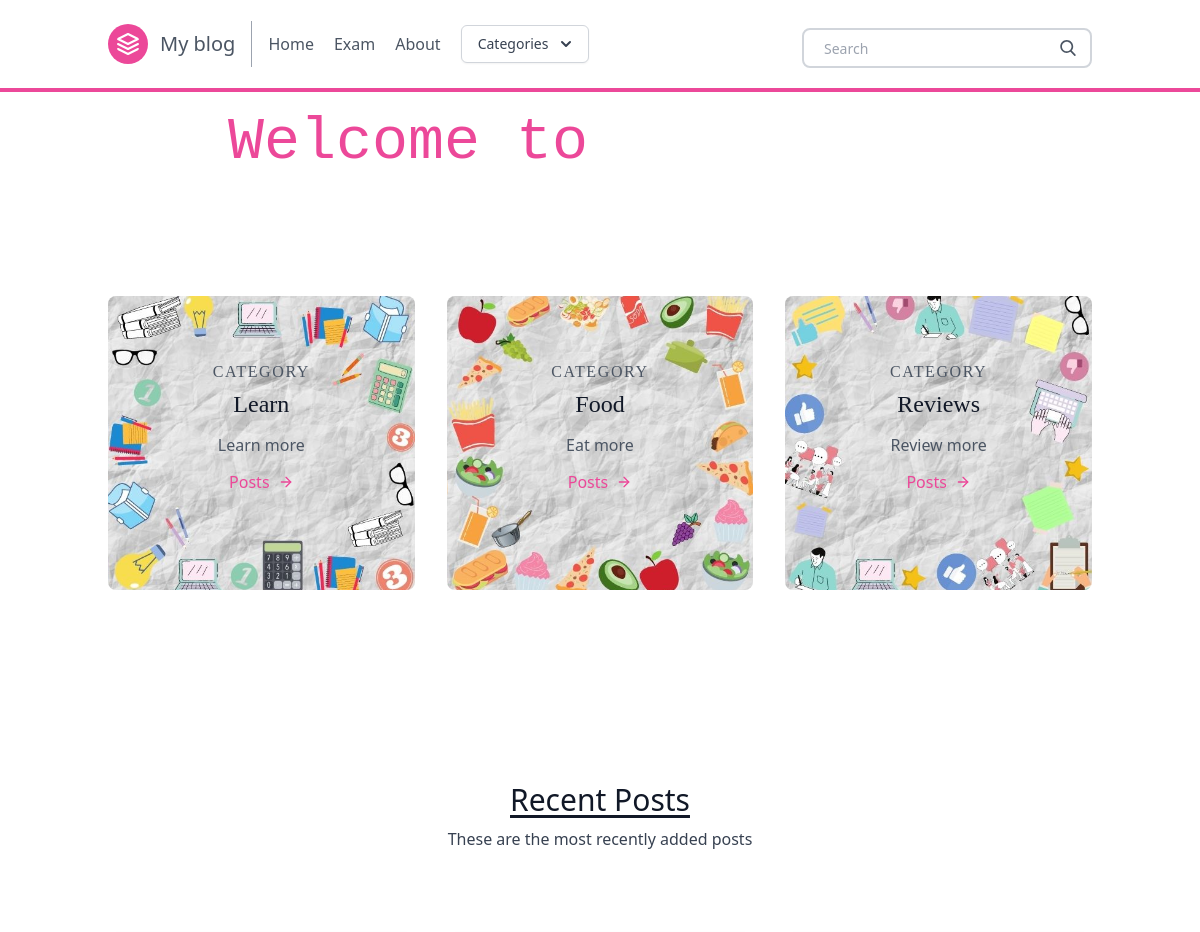
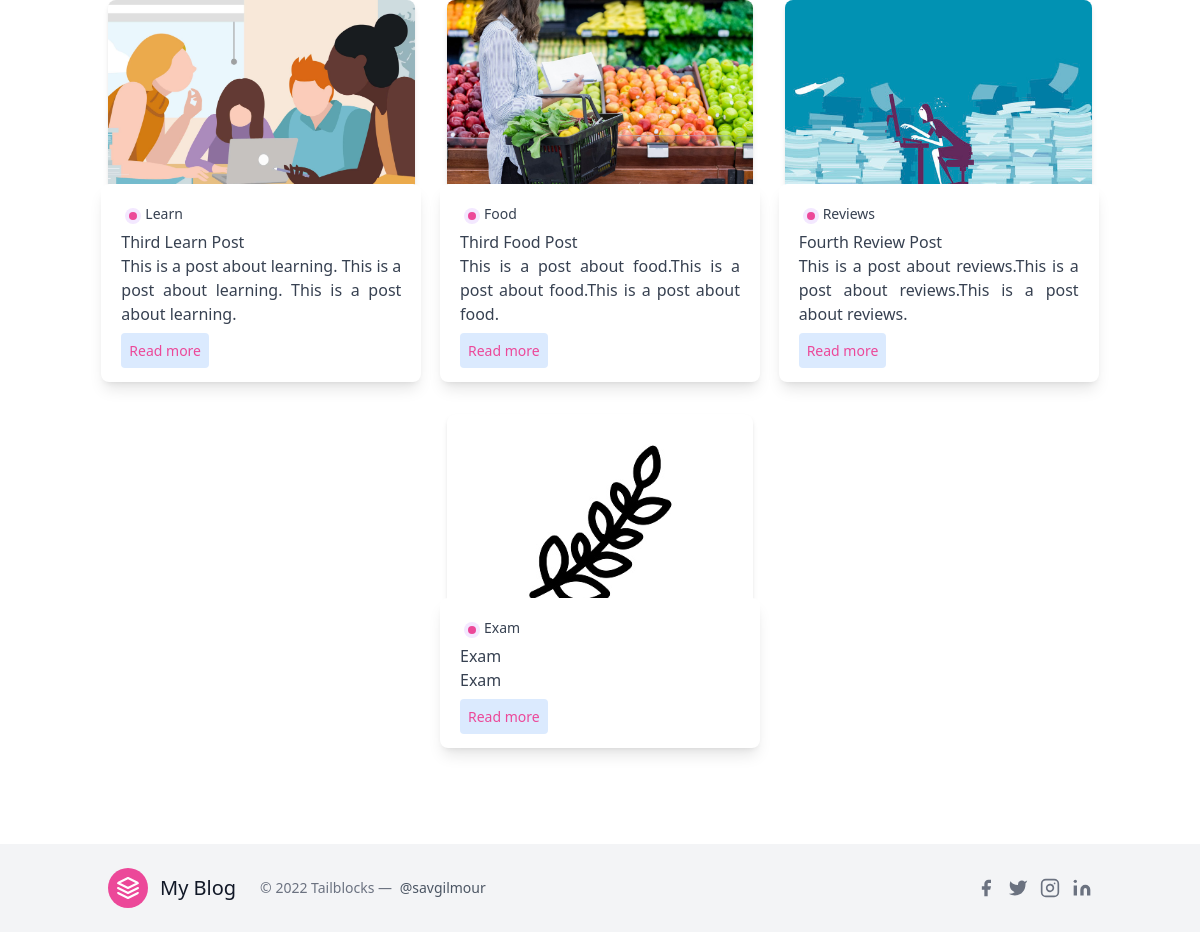
The page / on the database its author committed (2 pictures, top to bottom).
### posts/models.py (models this page shows, shortened)
class Category(models.Model):
    title = models.CharField(max_length=20)
    subtitle = models.CharField(max_length=20)
    slug = models.SlugField()
    thumbnail = models.ImageField()

class Post(models.Model):
    title = models.CharField(max_length=100)
    slug = models.SlugField()
    overview = models.TextField()
    timestamp = models.DateTimeField(auto_now_add=True)
    content = models.TextField()
    author = models.ForeignKey(Author, on_delete=models.CASCADE)
    thumbnail = models.ImageField()
    categories = models.ManyToManyField(Category)
    featured = models.BooleanField()

### posts/views.py (the view)
# urls.py: path('', homepage, name = 'homepage'),
def homepage (request):
    categories = Category.objects.all()[0:3]
    featured = Post.objects.filter(featured=True)
    latest = Post.objects.order_by('-timestamp')[0:3]
    context= {
        'object_list': featured,
        'latest': latest,
        'categories':categories,
    }
    return render(request, 'homepage.html',context)

### posts/templatetags/markdown_extras.py (called while the page is built)
@register.simple_tag
def get_categories():
    return Category.objects.all()[0:10]

### templates/homepage.html (shortened to what this page needs)
{% extends 'base.html' %}
{% block content %}
    <div class="w-full bg-cover bg-center" >
      <div class="py-5 flex items-center justify-center h-full w-full">
        <h1 class="mb-2 font-mono text-4xl text-pink-500 md:text-6xl">
          Welcome to <br class="block md:hidden" />
          <span class="relative">
            <span class="h-20 pt-2 overflow-x-hidden whitespace-nowrap text-brand-accent">
              MY BLOG <span class="text-3xl md:text-5xl">👋</span>
            </span>
            <span
              class="cursor absolute -bottom-0 left-0 -top-1 inline-block bg-white w-full animate-type will-change"
            ></span>
          </span>
        </h1>
      </div>
    </div>
    <section class="text-gray-600 body-font ">
        <div class="container px-5 py-24 mx-auto">
          <div class="flex flex-wrap -m-4">
            {% for category in categories %}
            <div class="p-4 lg:w-1/3">
              <div class="transition ease-in-out delay-150 bg-blue-500 hover:-translate-y-1 hover:scale-110 hover:bg-indigo-500 duration-300 w-full bg-cover bg-center bg-gray-300 rounded-lg " style="background-image: url('{{ category.thumbnail.url }}')">
                <div class="h-full bg-white-900 bg-opacity-40 hover:bg-opacity-70 transition duration-300 ease-in-out px-8 pt-16 pb-24 rounded-lg overflow-hidden text-center relative">
                <h2 class="tracking-widest text-1xl title-font font-serif text-black-800 mb-1">
                  CATEGORY</h2>
                <h1 class="title-font sm:text-2xl text-xl font-serif text-gray-900 mb-3">
                  {{ category.title }}</h1>
                <p class="leading-relaxed mb-3">
                  {{ category.subtitle }}</p>
                <a href="{% url 'postlist' category.slug %}" class="rounded-lg hover:bg-pink-200 text-pink-500 inline-flex items-center">
                  Posts
                  <svg class="w-4 h-4 ml-2" viewBox="0 0 24 24" stroke="currentColor" stroke-width="2" fill="none" stroke-linecap="round" stroke-linejoin="round">
                    <path d="M5 12h14"></path>
                    <path d="M12 5l7 7-7 7"></path>
                  </svg>
                </a>
              </div>
              </div>
            </div>
            {% endfor %}
          </div>
        </div>
    </section>
<section class="blog text-gray-700 body-font">
      <div class="container px-5 py-24 mx-auto">
        <div class="flex flex-wrap w-full mb-20 flex-col items-center text-center">
          <h1 class="sm:text-3xl text-2xl font-medium title-font mb-2 text-gray-900 underline underline-offset-4">
            Recent Posts</h1>
          <p class="lg:w-1/2 w-full leading-relaxed text-base">
            These are the most recently added posts</p>
        </div>
        <div class="flex flex-wrap sm:-m-4 -mx-4 -mb-10 -mt-4">
          {% for obj in object_list %}
          <div class="p-4 md:w-1/3 md:mb-0 mb-6 flex flex-col justify-center items-center max-w-sm mx-auto">
            <div class="bg-gray-300 h-56 w-full rounded-lg shadow-md bg-cover bg-center"
            style="background-image: url('{{ obj.thumbnail.url }}')">
          </div>
            <div class=" w-70 bg-white -mt-10 shadow-lg rounded-lg overflow-hidden p-5">
              <div class="header-content inline-flex ">
                <div class="category-badge flex-1  h-4 w-4 m rounded-full m-1 bg-purple-100">
                  <div class="h-2 w-2 rounded-full m-1 bg-pink-500 " ></div>
                </div>
                {% for category in obj.categories.all %}
                <div class="category-title flex-1 text-sm">
                  {{ category.title }}
                </div>
                {% endfor %}
              </div>
                <div class="title-post font-medium">
                {{ obj.title }}
                </div>
                <div class="summary-post text-base text-justify">
                  {{ obj.overview }}
                </div>
                <div class="mt-3">
                <a href="{% url 'post' obj.slug %}" class="bg-blue-100 text-pink-500 rounded p-2 text-sm ">
                  Read more
                </a>
              </div>
            </div>
          </div>
          {% endfor %}
        </div>
      </div>
</section>
{% endblock content %}

### templates/homepage.html (style rules this page uses)
.cursor::after { display: block; content: ''; position: absolute; width: 4px; height: 100%; background-color: #fff; animation: cursor .6s linear infinite alternate; will-change: opacity; }
.w-70 { width: 20rem; }

### rows shown on the page
Category: thumbnail (picture), title "Learn", subtitle "Learn more"
Category: thumbnail (picture), title "Food", subtitle "Eat more"
Category: thumbnail (picture), title "Reviews", subtitle "Review more"
Post: thumbnail (picture), title "Third Learn Post", overview "This is a post about learning. This is a post about learning. This is a post about learning."
Post: thumbnail (picture), title "Third Food Post", overview "This is a post about food.This is a post about food.This is a post about food."
Post: thumbnail (picture), title "Fourth Review Post", overview "This is a post about reviews.This is a post about reviews.This is a post about reviews."
Post: thumbnail (picture), title "Exam", overview "Exam"
Category: title "Exam"
